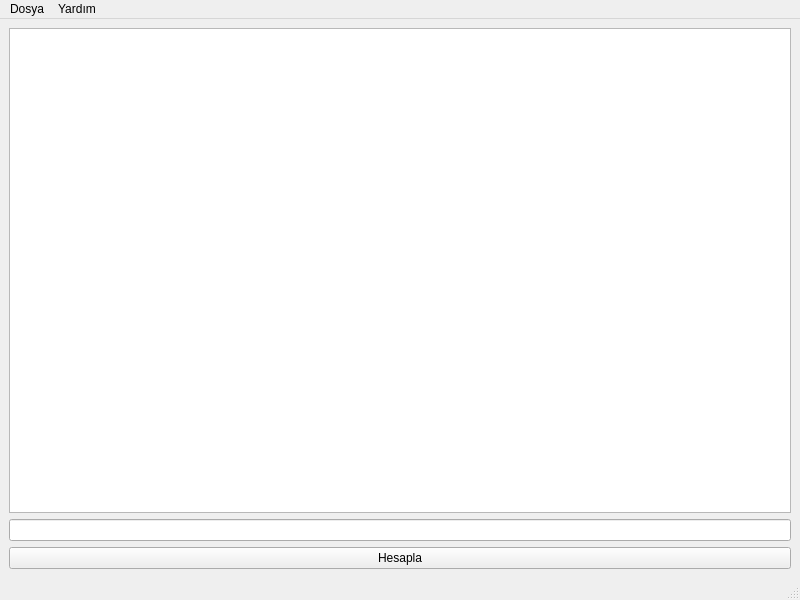
<?xml version="1.0" encoding="UTF-8"?>
<ui version="4.0">
 <class>MainWindow</class>
 <widget class="QMainWindow" name="MainWindow">
  <property name="geometry">
   <rect>
    <x>0</x>
    <y>0</y>
    <width>800</width>
    <height>600</height>
   </rect>
  </property>
  <property name="windowTitle">
   <string>MainWindow</string>
  </property>
  <widget class="QWidget" name="centralwidget">
   <layout class="QGridLayout" name="gridLayout_2">
    <item row="0" column="0">
     <layout class="QGridLayout" name="gridLayout">
      <item row="1" column="0">
       <widget class="QLineEdit" name="girdi"/>
      </item>
      <item row="2" column="0">
       <widget class="QPushButton" name="dugme">
        <property name="text">
         <string>Hesapla</string>
        </property>
       </widget>
      </item>
      <item row="0" column="0">
       <widget class="QListWidget" name="liste"/>
      </item>
     </layout>
    </item>
   </layout>
  </widget>
  <widget class="QMenuBar" name="menubar">
   <property name="geometry">
    <rect>
     <x>0</x>
     <y>0</y>
     <width>800</width>
     <height>22</height>
    </rect>
   </property>
   <widget class="QMenu" name="menuDosya">
    <property name="title">
     <string>Dosya</string>
    </property>
    <addaction name="actionA"/>
    <addaction name="actionKaydet"/>
    <addaction name="actionFarkl_Kaydet"/>
    <addaction name="separator"/>
    <addaction name="action_k"/>
   </widget>
   <widget class="QMenu" name="menuYard_m">
    <property name="title">
     <string>Yardım</string>
    </property>
    <addaction name="actionHakk_nda"/>
   </widget>
   <addaction name="menuDosya"/>
   <addaction name="menuYard_m"/>
  </widget>
  <widget class="QStatusBar" name="statusbar"/>
  <action name="actionA">
   <property name="text">
    <string>Aç</string>
   </property>
  </action>
  <action name="action_k">
   <property name="text">
    <string>Çıkış</string>
   </property>
  </action>
  <action name="actionKaydet">
   <property name="text">
    <string>Kaydet</string>
   </property>
  </action>
  <action name="actionFarkl_Kaydet">
   <property name="text">
    <string>Farklı Kaydet</string>
   </property>
  </action>
  <action name="actionHakk_nda">
   <property name="text">
    <string>Hakkında</string>
   </property>
  </action>
 </widget>
 <resources/>
 <connections/>
</ui>
